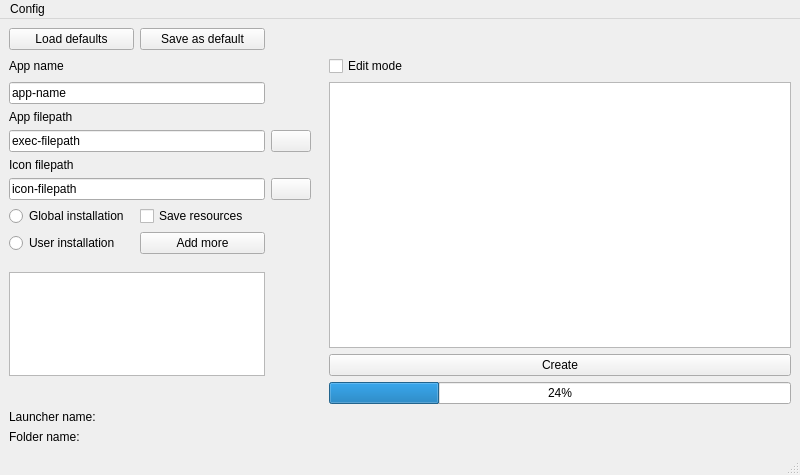
<?xml version="1.0" encoding="UTF-8"?>
<ui version="4.0">
 <class>MainWindow</class>
 <widget class="QMainWindow" name="MainWindow">
  <property name="geometry">
   <rect>
    <x>0</x>
    <y>0</y>
    <width>800</width>
    <height>475</height>
   </rect>
  </property>
  <property name="sizePolicy">
   <sizepolicy hsizetype="Preferred" vsizetype="Preferred">
    <horstretch>0</horstretch>
    <verstretch>0</verstretch>
   </sizepolicy>
  </property>
  <property name="windowTitle">
   <string>Easy App Registrar</string>
  </property>
  <property name="windowIcon">
   <iconset resource="resource.qrc">
    <normaloff>:/res/img/APP.png</normaloff>:/res/img/APP.png</iconset>
  </property>
  <widget class="QWidget" name="centralwidget">
   <layout class="QGridLayout" name="gridLayout">
    <item row="5" column="0">
     <widget class="QLabel" name="label_2">
      <property name="text">
       <string>App filepath</string>
      </property>
      <property name="scaledContents">
       <bool>false</bool>
      </property>
     </widget>
    </item>
    <item row="8" column="2">
     <widget class="QPushButton" name="pushButton_6">
      <property name="text">
       <string/>
      </property>
      <property name="icon">
       <iconset resource="resource.qrc">
        <normaloff>:/res/img/folder.svg</normaloff>:/res/img/folder.svg</iconset>
      </property>
     </widget>
    </item>
    <item row="14" column="5">
     <widget class="QPushButton" name="pushButton_2">
      <property name="text">
       <string>Create</string>
      </property>
      <property name="icon">
       <iconset resource="resource.qrc">
        <normaloff>:/res/img/start.svg</normaloff>:/res/img/start.svg</iconset>
      </property>
     </widget>
    </item>
    <item row="10" column="0">
     <widget class="QRadioButton" name="radioButton_2">
      <property name="text">
       <string>User installation</string>
      </property>
      <property name="icon">
       <iconset resource="resource.qrc">
        <normaloff>:/res/img/user.svg</normaloff>:/res/img/user.svg</iconset>
      </property>
     </widget>
    </item>
    <item row="4" column="0" colspan="2">
     <widget class="QLineEdit" name="lineEdit">
      <property name="text">
       <string>app-name</string>
      </property>
      <property name="placeholderText">
       <string/>
      </property>
     </widget>
    </item>
    <item row="1" column="0">
     <widget class="QPushButton" name="pushButton">
      <property name="text">
       <string>Load defaults</string>
      </property>
      <property name="icon">
       <iconset resource="resource.qrc">
        <normaloff>:/res/img/out.svg</normaloff>:/res/img/out.svg</iconset>
      </property>
     </widget>
    </item>
    <item row="13" column="0" rowspan="2" colspan="2">
     <widget class="QListView" name="listView"/>
    </item>
    <item row="10" column="1">
     <widget class="QPushButton" name="pushButton_4">
      <property name="text">
       <string>Add more</string>
      </property>
      <property name="icon">
       <iconset resource="resource.qrc">
        <normaloff>:/res/img/folder.svg</normaloff>:/res/img/folder.svg</iconset>
      </property>
     </widget>
    </item>
    <item row="16" column="0" colspan="6">
     <widget class="QLabel" name="label_4">
      <property name="text">
       <string>Launcher name: &lt;empty&gt;</string>
      </property>
      <property name="scaledContents">
       <bool>false</bool>
      </property>
     </widget>
    </item>
    <item row="4" column="5" rowspan="10">
     <widget class="QTextBrowser" name="textBrowser"/>
    </item>
    <item row="6" column="0" colspan="2">
     <widget class="QLineEdit" name="lineEdit_2">
      <property name="text">
       <string>exec-filepath</string>
      </property>
     </widget>
    </item>
    <item row="6" column="2">
     <widget class="QPushButton" name="pushButton_5">
      <property name="text">
       <string/>
      </property>
      <property name="icon">
       <iconset resource="resource.qrc">
        <normaloff>:/res/img/folder.svg</normaloff>:/res/img/folder.svg</iconset>
      </property>
     </widget>
    </item>
    <item row="8" column="0" colspan="2">
     <widget class="QLineEdit" name="lineEdit_3">
      <property name="text">
       <string>icon-filepath</string>
      </property>
     </widget>
    </item>
    <item row="7" column="0">
     <widget class="QLabel" name="label_3">
      <property name="text">
       <string>Icon filepath</string>
      </property>
      <property name="scaledContents">
       <bool>false</bool>
      </property>
     </widget>
    </item>
    <item row="3" column="5">
     <widget class="QCheckBox" name="checkBox_2">
      <property name="text">
       <string>Edit mode</string>
      </property>
      <property name="icon">
       <iconset resource="resource.qrc">
        <normaloff>:/res/img/edit.svg</normaloff>:/res/img/edit.svg</iconset>
      </property>
     </widget>
    </item>
    <item row="15" column="5">
     <widget class="QProgressBar" name="progressBar">
      <property name="enabled">
       <bool>true</bool>
      </property>
      <property name="value">
       <number>24</number>
      </property>
     </widget>
    </item>
    <item row="1" column="1">
     <widget class="QPushButton" name="pushButton_3">
      <property name="text">
       <string>Save as default</string>
      </property>
      <property name="icon">
       <iconset resource="resource.qrc">
        <normaloff>:/res/img/in.svg</normaloff>:/res/img/in.svg</iconset>
      </property>
     </widget>
    </item>
    <item row="9" column="1">
     <widget class="QCheckBox" name="checkBox">
      <property name="text">
       <string>Save resources</string>
      </property>
      <property name="icon">
       <iconset resource="resource.qrc">
        <normaloff>:/res/img/guard.svg</normaloff>:/res/img/guard.svg</iconset>
      </property>
     </widget>
    </item>
    <item row="17" column="0" colspan="6">
     <widget class="QLabel" name="label_5">
      <property name="enabled">
       <bool>true</bool>
      </property>
      <property name="text">
       <string>Folder name: &lt;empty&gt;</string>
      </property>
      <property name="scaledContents">
       <bool>false</bool>
      </property>
     </widget>
    </item>
    <item row="9" column="0">
     <widget class="QRadioButton" name="radioButton">
      <property name="text">
       <string>Global installation</string>
      </property>
      <property name="icon">
       <iconset resource="resource.qrc">
        <normaloff>:/res/img/pc.svg</normaloff>:/res/img/pc.svg</iconset>
      </property>
     </widget>
    </item>
    <item row="3" column="0">
     <widget class="QLabel" name="label">
      <property name="text">
       <string>App name</string>
      </property>
      <property name="scaledContents">
       <bool>false</bool>
      </property>
     </widget>
    </item>
   </layout>
  </widget>
  <widget class="QMenuBar" name="menubar">
   <property name="geometry">
    <rect>
     <x>0</x>
     <y>0</y>
     <width>800</width>
     <height>22</height>
    </rect>
   </property>
   <widget class="QMenu" name="menuConfig">
    <property name="title">
     <string>Config</string>
    </property>
    <addaction name="actionOpen"/>
    <addaction name="separator"/>
    <addaction name="actionReset_2"/>
   </widget>
   <addaction name="menuConfig"/>
  </widget>
  <widget class="QStatusBar" name="statusbar"/>
  <action name="actionOpen">
   <property name="icon">
    <iconset resource="resource.qrc">
     <normaloff>:/res/img/settings.svg</normaloff>:/res/img/settings.svg</iconset>
   </property>
   <property name="text">
    <string>Open</string>
   </property>
  </action>
  <action name="actionReset_2">
   <property name="icon">
    <iconset resource="resource.qrc">
     <normaloff>:/res/img/trash.svg</normaloff>:/res/img/trash.svg</iconset>
   </property>
   <property name="text">
    <string>Reset</string>
   </property>
  </action>
 </widget>
 <resources>
  <include location="resource.qrc"/>
 </resources>
 <connections>
  <connection>
   <sender>pushButton</sender>
   <signal>clicked()</signal>
   <receiver>lineEdit</receiver>
   <slot>copy()</slot>
   <hints>
    <hint type="sourcelabel">
     <x>513</x>
     <y>243</y>
    </hint>
    <hint type="destinationlabel">
     <x>362</x>
     <y>161</y>
    </hint>
   </hints>
  </connection>
  <connection>
   <sender>pushButton</sender>
   <signal>clicked()</signal>
   <receiver>lineEdit_2</receiver>
   <slot>copy()</slot>
   <hints>
    <hint type="sourcelabel">
     <x>481</x>
     <y>238</y>
    </hint>
    <hint type="destinationlabel">
     <x>362</x>
     <y>204</y>
    </hint>
   </hints>
  </connection>
 </connections>
</ui>
